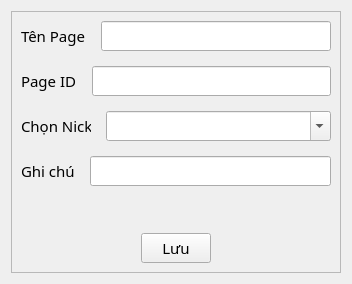
<?xml version="1.0" encoding="UTF-8"?>
<ui version="4.0">
 <class>Pages</class>
 <widget class="QWidget" name="Pages">
  <property name="geometry">
   <rect>
    <x>0</x>
    <y>0</y>
    <width>352</width>
    <height>284</height>
   </rect>
  </property>
  <property name="windowTitle">
   <string>Form</string>
  </property>
  <property name="styleSheet">
   <string notr="true">font-family: Noto Sans SC;
font-size: 11pt;</string>
  </property>
  <layout class="QVBoxLayout" name="verticalLayout">
   <item>
    <widget class="QFrame" name="frame">
     <property name="frameShape">
      <enum>QFrame::StyledPanel</enum>
     </property>
     <property name="frameShadow">
      <enum>QFrame::Raised</enum>
     </property>
     <layout class="QVBoxLayout" name="verticalLayout_2">
      <property name="spacing">
       <number>15</number>
      </property>
      <item>
       <layout class="QHBoxLayout" name="horizontalLayout">
        <item>
         <widget class="QLabel" name="label">
          <property name="text">
           <string>Tên Page</string>
          </property>
         </widget>
        </item>
        <item>
         <widget class="QLineEdit" name="le_page_name">
          <property name="enabled">
           <bool>true</bool>
          </property>
          <property name="text">
           <string/>
          </property>
         </widget>
        </item>
       </layout>
      </item>
      <item>
       <layout class="QHBoxLayout" name="horizontalLayout_2">
        <item>
         <widget class="QLabel" name="label_2">
          <property name="text">
           <string>Page ID</string>
          </property>
         </widget>
        </item>
        <item>
         <widget class="QLineEdit" name="le_page_uid">
          <property name="enabled">
           <bool>true</bool>
          </property>
         </widget>
        </item>
       </layout>
      </item>
      <item>
       <layout class="QHBoxLayout" name="horizontalLayout_4">
        <item>
         <widget class="QLabel" name="label_4">
          <property name="maximumSize">
           <size>
            <width>70</width>
            <height>16777215</height>
           </size>
          </property>
          <property name="text">
           <string>Chọn Nick</string>
          </property>
         </widget>
        </item>
        <item>
         <widget class="QComboBox" name="cb_list_accounts">
          <property name="editable">
           <bool>true</bool>
          </property>
          <property name="currentText">
           <string/>
          </property>
          <property name="currentIndex">
           <number>-1</number>
          </property>
          <property name="maxVisibleItems">
           <number>30</number>
          </property>
         </widget>
        </item>
       </layout>
      </item>
      <item>
       <layout class="QHBoxLayout" name="horizontalLayout_3">
        <item>
         <widget class="QLabel" name="label_3">
          <property name="text">
           <string>Ghi chú</string>
          </property>
         </widget>
        </item>
        <item>
         <widget class="QLineEdit" name="le_note">
          <property name="enabled">
           <bool>true</bool>
          </property>
         </widget>
        </item>
       </layout>
      </item>
      <item>
       <spacer name="verticalSpacer">
        <property name="orientation">
         <enum>Qt::Vertical</enum>
        </property>
        <property name="sizeHint" stdset="0">
         <size>
          <width>20</width>
          <height>45</height>
         </size>
        </property>
       </spacer>
      </item>
      <item>
       <layout class="QHBoxLayout" name="horizontalLayout_9">
        <item>
         <widget class="QPushButton" name="btn_save">
          <property name="maximumSize">
           <size>
            <width>70</width>
            <height>16777215</height>
           </size>
          </property>
          <property name="text">
           <string>Lưu</string>
          </property>
         </widget>
        </item>
       </layout>
      </item>
     </layout>
    </widget>
   </item>
  </layout>
 </widget>
 <resources/>
 <connections/>
</ui>
